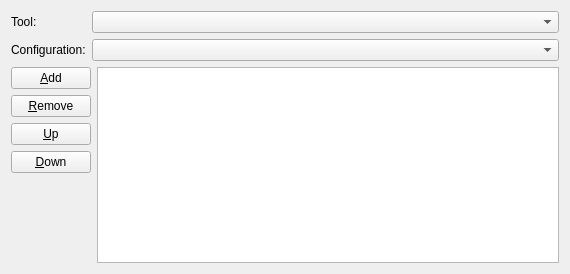
<?xml version="1.0" encoding="UTF-8"?>
<ui version="4.0">
 <class>QuickToolConfigWidget</class>
 <widget class="QWidget" name="QuickToolConfigWidget">
  <property name="geometry">
   <rect>
    <x>0</x>
    <y>0</y>
    <width>570</width>
    <height>274</height>
   </rect>
  </property>
  <property name="sizePolicy">
   <sizepolicy hsizetype="Minimum" vsizetype="Minimum">
    <horstretch>0</horstretch>
    <verstretch>0</verstretch>
   </sizepolicy>
  </property>
  <layout class="QVBoxLayout" name="verticalLayout_2">
   <item>
    <layout class="QVBoxLayout" name="verticalLayout">
     <item>
      <layout class="QGridLayout" name="gridLayout">
       <item row="0" column="0">
        <widget class="QLabel" name="m_lbTool">
         <property name="text">
          <string>Tool:</string>
         </property>
         <property name="wordWrap">
          <bool>false</bool>
         </property>
        </widget>
       </item>
       <item row="0" column="1">
        <widget class="KComboBox" name="m_cbTools">
         <property name="sizePolicy">
          <sizepolicy hsizetype="Expanding" vsizetype="Fixed">
           <horstretch>1</horstretch>
           <verstretch>0</verstretch>
          </sizepolicy>
         </property>
         <property name="minimumSize">
          <size>
           <width>100</width>
           <height>0</height>
          </size>
         </property>
        </widget>
       </item>
       <item row="1" column="0">
        <widget class="QLabel" name="m_lbConfig">
         <property name="text">
          <string>Configuration:</string>
         </property>
         <property name="wordWrap">
          <bool>false</bool>
         </property>
        </widget>
       </item>
       <item row="1" column="1">
        <widget class="KComboBox" name="m_cbConfigs">
         <property name="sizePolicy">
          <sizepolicy hsizetype="Expanding" vsizetype="Fixed">
           <horstretch>1</horstretch>
           <verstretch>0</verstretch>
          </sizepolicy>
         </property>
         <property name="minimumSize">
          <size>
           <width>100</width>
           <height>0</height>
          </size>
         </property>
        </widget>
       </item>
      </layout>
     </item>
     <item>
      <layout class="QHBoxLayout" name="horizontalLayout">
       <item>
        <layout class="QVBoxLayout">
         <item>
          <widget class="QPushButton" name="m_pshbAdd">
           <property name="sizePolicy">
            <sizepolicy hsizetype="Preferred" vsizetype="Minimum">
             <horstretch>0</horstretch>
             <verstretch>0</verstretch>
            </sizepolicy>
           </property>
           <property name="text">
            <string>&amp;Add</string>
           </property>
          </widget>
         </item>
         <item>
          <widget class="QPushButton" name="m_pshbRemove">
           <property name="sizePolicy">
            <sizepolicy hsizetype="Preferred" vsizetype="Minimum">
             <horstretch>0</horstretch>
             <verstretch>0</verstretch>
            </sizepolicy>
           </property>
           <property name="text">
            <string>&amp;Remove</string>
           </property>
          </widget>
         </item>
         <item>
          <widget class="QPushButton" name="m_pshbUp">
           <property name="sizePolicy">
            <sizepolicy hsizetype="Preferred" vsizetype="Minimum">
             <horstretch>0</horstretch>
             <verstretch>0</verstretch>
            </sizepolicy>
           </property>
           <property name="text">
            <string>&amp;Up</string>
           </property>
          </widget>
         </item>
         <item>
          <widget class="QPushButton" name="m_pshbDown">
           <property name="sizePolicy">
            <sizepolicy hsizetype="Preferred" vsizetype="Minimum">
             <horstretch>0</horstretch>
             <verstretch>0</verstretch>
            </sizepolicy>
           </property>
           <property name="text">
            <string>&amp;Down</string>
           </property>
          </widget>
         </item>
         <item>
          <spacer name="verticalSpacer">
           <property name="orientation">
            <enum>Qt::Vertical</enum>
           </property>
           <property name="sizeHint" stdset="0">
            <size>
             <width>20</width>
             <height>40</height>
            </size>
           </property>
          </spacer>
         </item>
        </layout>
       </item>
       <item>
        <widget class="QListWidget" name="m_lstbSeq">
         <property name="selectionBehavior">
          <enum>QAbstractItemView::SelectRows</enum>
         </property>
        </widget>
       </item>
      </layout>
     </item>
    </layout>
   </item>
  </layout>
 </widget>
 <layoutdefault spacing="6" margin="11"/>
 <customwidgets>
  <customwidget>
   <class>KComboBox</class>
   <extends>QComboBox</extends>
   <header>kcombobox.h</header>
  </customwidget>
 </customwidgets>
 <resources/>
 <connections/>
</ui>
